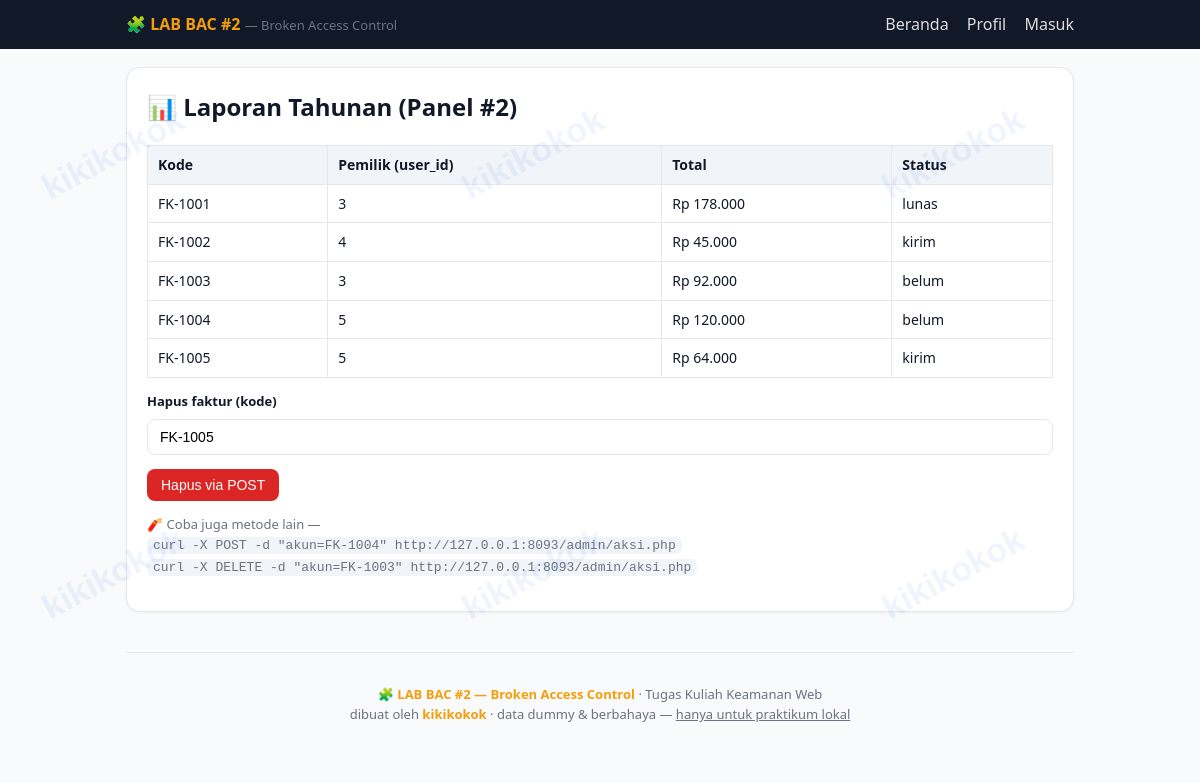
Page /admin/aksi.php on the committed database.
### tables this page shows
CREATE TABLE faktur (
  id INT AUTO_INCREMENT PRIMARY KEY,
  user_id INT NOT NULL,
  kode VARCHAR(20) NOT NULL,
  total INT NOT NULL,
  alamat_kirim VARCHAR(200),
  status ENUM('belum','kirim','lunas') NOT NULL DEFAULT 'belum',
  FOREIGN KEY (user_id) REFERENCES users(id)
);

### includes/koneksi.php (called while the page is built, shortened)
<?php
$dsn = 'mysql:host=127.0.0.1;dbname=lab_bac2;charset=utf8mb4';
$pdo = new PDO($dsn, 'root', '', [
    PDO::ATTR_ERRMODE            => PDO::ERRMODE_EXCEPTION,
    PDO::ATTR_DEFAULT_FETCH_MODE => PDO::FETCH_ASSOC,
]);
function e(mixed $v): string
{
    return htmlspecialchars((string)$v, ENT_QUOTES, 'UTF-8');
}
function cek_login(): ?array
{
    global $pdo;
    $uid = (int)($_COOKIE['login_user'] ?? 0);
    if ($uid <= 0) {
        return null;
    }
    $stmt = $pdo->prepare('SELECT id,username,nama,role FROM users WHERE id=?');
    $stmt->execute([$uid]);
    return $stmt->fetch() ?: null;
}

### admin/aksi.php (the view, shortened to what this page needs)
<?php
$base = '../';
require_once __DIR__ . '/../includes/header.php';
$daftar = $pdo->query('SELECT kode,user_id,total,status FROM faktur')->fetchAll();
?>
<div class="card">
  <h2>📊 Laporan Tahunan (Panel #2)</h2>
  <table class="tbl">
    <thead><tr><th>Kode</th><th>Pemilik (user_id)</th><th>Total</th><th>Status</th></tr></thead>
    <tbody>
      <?php foreach ($daftar as $f): ?>
      <tr><td><?= e($f['kode']) ?></td><td><?= (int)$f['user_id'] ?></td>
          <td>Rp <?= number_format((int)$f['total'],0,',','.') ?></td>
          <td><?= e($f['status']) ?></td></tr>
      <?php endforeach; ?>
    </tbody>
  </table>
  <form method="post" style="margin-top:10px">
    <label>Hapus faktur (kode)</label>
    <input name="akun" value="FK-1005" required>
    <button class="btn merah">Hapus via POST</button>
  </form>
  <p class="muted">🧨 Coba juga metode lain —<br>
  <code>curl -X POST -d "akun=FK-1004" http://127.0.0.1:8093/admin/aksi.php</code><br>
  <code>curl -X DELETE -d "akun=FK-1003" http://127.0.0.1:8093/admin/aksi.php</code></p>
</div>
<?php require_once __DIR__ . '/../includes/footer.php'; ?>

### includes/header.php (shortened to what this page needs)
<?php
require_once __DIR__ . '/koneksi.php';
$me = cek_login();
$base  = $base ?? '';
?>
<!doctype html>
<html lang="id">
<head>
<link rel="stylesheet" href="<?= $base ?>assets/style.css">
</head>
<body>
<div class="topbar">
  <div class="wrap">
    <div class="logo">🧩 <b>LAB BAC&nbsp;#2</b> <span class="muted">— Broken Access Control</span></div>
    <nav>
      <a href="<?= $base ?>index.php">Beranda</a>
      <a href="<?= $base ?>profil.php">Profil</a>
      <?php if ($me): ?>
      <a href="<?= $base ?>logout.php">Keluar (<?= e($me['username']) ?>)</a>
      <?php else: ?>
      <a href="<?= $base ?>login.php">Masuk</a>
      <?php endif; ?>
    </nav>
  </div>
</div>
<div class="wrap">

### includes/footer.php
<div class="footer">
  <p>🧩 <b>LAB BAC #2 — Broken Access Control</b> · Tugas Kuliah Keamanan Web<br>
  dibuat oleh <b>kikikokok</b> · data dummy &amp; berbahaya — <u>hanya untuk praktikum lokal</u></p>
</div>
</body>
</html>

### assets/style.css (style rules this page uses)
:root { --hitam: #111827; --abu: #6b7280; --garis: #e5e7eb; --biru: #2563eb; --merah: #dc2626; --hijau: #16a34a; --kuning: #f59e0b; }
* { box-sizing: border-box; }
body { margin: 0; font-family: "Plus Jakarta Sans", "Segoe UI", system-ui, sans-serif; background: #f8fafc; color: var(--hitam); line-height: 1.55; }
body::before { content: ""; position: fixed; inset: 0; z-index: 9999; pointer-events: none; opacity: 0.07; }
.wrap { max-width: 980px; margin: 0 auto; padding: 0 16px; }
.topbar { background: #111827; color: #fff; padding: 12px 0; }
.topbar .wrap { display: flex; justify-content: space-between; align-items: center; gap: 12px; flex-wrap: wrap; }
.topbar a { color: #fff; text-decoration: none; }
.topbar nav a { margin-left: 14px; opacity: .85; }
.logo b { color: var(--kuning); }
.card { background: #fff; border: 1px solid var(--garis); border-radius: 14px; padding: 20px; margin: 18px 0; box-shadow: 0 1px 3px rgba(0,0,0,.05); }
.card h2 { margin-top: 0; }
.btn { display: inline-block; background: var(--biru); color: #fff; border: 0; border-radius: 8px; padding: 8px 14px; font-size: 14px; cursor: pointer; text-decoration: none; }
.btn.merah { background: var(--merah); }
table.tbl { width: 100%; border-collapse: collapse; }
.tbl th, .tbl td { border: 1px solid var(--garis); padding: 8px 10px; text-align: left; font-size: 14px; }
.tbl th { background: #f1f5f9; }
code { background: #f1f5f9; padding: 1px 6px; border-radius: 6px; font-size: 13px; }
input, select, textarea { display: block; width: 100%; padding: 9px 12px; border: 1px solid var(--garis); border-radius: 8px; font-size: 14px; margin: 6px 0 14px; }
label { font-size: 13px; font-weight: 600; }
.muted { color: var(--abu); font-size: 13px; }
.footer { margin-top: 40px; padding: 18px 0; text-align: center; color: var(--abu); font-size: 13px; border-top: 1px solid var(--garis); }
.footer b { color: var(--kuning); }

### rows in the picture
faktur: kode "FK-1001", user "3", total "178.000", status "lunas"
faktur: kode "FK-1002", user "4", total "45.000", status "kirim"
faktur: kode "FK-1003", user "3", total "92.000", status "belum"
faktur: kode "FK-1004", user "5", total "120.000", status "belum"
faktur: kode "FK-1005", user "5", total "64.000", status "kirim"
